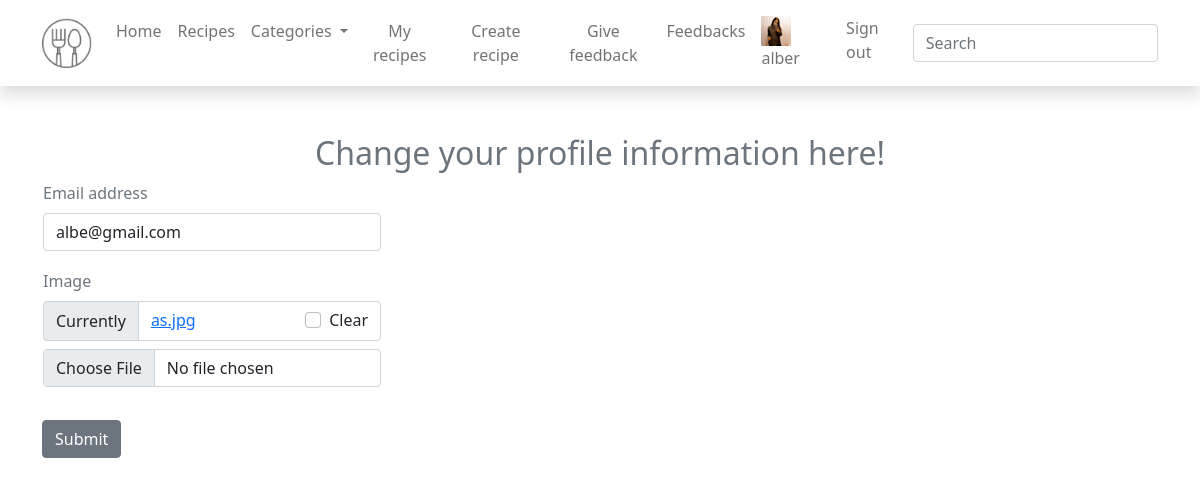
/user_account (signed in), run on the app's committed database.
### application/models.py (models this page shows)
class User(AbstractUser):
    image = models.ImageField(null=True, blank=True)

### application/views.py (the view)
# urls.py: path('user_account', user_account, name='user_account'),
def user_account(request):
    if request.method == 'POST':
        form = EditUserAccountForm(request.POST, request.FILES, instance=request.user)
        if form.is_valid():
            form.save()
            return redirect('user_account')
    else:
        form = EditUserAccountForm(
            initial={
                'email': request.user.email,
                'image': request.user.image
            }
        )
    return render(request, 'user_account.html', context={'form': form})

### application/forms.py
class EditUserAccountForm(forms.ModelForm):
    class Meta:
        model = User
        fields = ['email', 'image']

### templates/user_account.html (shortened to what this page needs)
{% extends "base.html" %}
{% load crispy_forms_tags %}
{% block content %}
  <form method="post" action="{% url 'user_account' %}" enctype="multipart/form-data">
    <h1 class="lead main_home_header">Change your profile information here!</h1>
    <table>
        <tr>
        <td>{{ form.email|as_crispy_field }}</td>
      </tr>
        <tr>
        <td>{{ form.image|as_crispy_field }}</td>
      </tr>
    </table>
    <button type="submit" class="btn btn-secondary" style="margin-top:1rem;">Submit</button>
  </form>
{% endblock %}

### templates/base.html (shortened to what this page needs)
<!doctype html>
{% load static %}
<html lang="en">
  <head>
    <link href="https://cdn.jsdelivr.net/npm/bootstrap@5.0.2/dist/css/bootstrap.min.css" rel="stylesheet">
    <link rel="stylesheet" href="{% static '/css/style.css' %}">
  </head>
  <body class="text-muted">
<nav class="navbar navbar-expand-lg navbar-light bg-white static-top mb-5 shadow">
  <div class="container">
    <a class="navbar-brand" href="{% url 'home' %}">
    <img src="{% static '/img/logotipas.png' %}" alt="" width="50" height="50" class="d-inline-block align-top">
    </a>
    <div class="collapse navbar-collapse justify-content-end" id="navbarResponsive">
      <ul class="navbar-nav ms-auto text-center">
        <li class="nav-item">
          <a class="nav-link" href="{% url 'home' %}">Home</a>
        </li>
        <li class="nav-item">
          <a class="nav-link" href="{% url 'show_recipes' %}">Recipes</a>
        </li>
        <li class="nav-item dropdown">
          <a class="nav-link dropdown-toggle" href="#" id="navbarDropdown" role="button" data-bs-toggle="dropdown" aria-expanded="false">
            Categories
          </a>
        </li>
        {% if user.is_authenticated %}
        <li class="nav-item">
          <a class="nav-link" href="{% url 'show_user_recipes' page=1 %}">My recipes</a>
        </li>
        <li class="nav-item">
          <a class="nav-link" href="{% url 'create_recipes' %}">Create recipe</a>
        </li>
        <li class="nav-item">
          <a class="nav-link" href="{% url 'give_feedback' %}">Give feedback</a>
        </li>
        {% endif %}
        {% if request.user.is_staff %}
        <li class="nav-item">
          <a class="nav-link" href="{% url 'see_feedback' %}">Feedbacks</a>
        </li>
        {% endif %}
      </ul>
        <ul class="navbar-nav ml-auto pull-right">
          {% if user.is_authenticated %}
             <li class="nav-item">
               <a class="nav-link" href="{% url 'user_account' %}">
                 {% if user.image %}
                 <img src="{{ user.image.url }}" alt="Vartotojo nuotrauka" height="30" width="30">
                 {% endif %}
               {{ user.get_username }}</a></li>
            <li class="nav-item"><a class="nav-link" href="{% url 'logout' %}">Sign out</a></li>
          {% else %}
            <li class="nav-item"><a class="nav-link" href="{% url 'login' %}">Sign In</a></li>
          {% endif %}
        </ul>
      <form class="form-inline my-2 my-lg-0" action="{% url 'search' %}" method="get">
        <input class="form-control mr-sm-2" type="text" placeholder="Search" name="query">
      </form>
    </div>
  </div>
</nav>
<div class="container">
{% block content %}{% endblock %}
</div>
  </body>
</html>

### application/static/css/style.css (style rules this page uses)
.main_home_header { font-size: 2rem; justify-content: center; text-align: center; }

### data on the page
User: image (picture), get_username "alber", email "albe@gmail.com"
